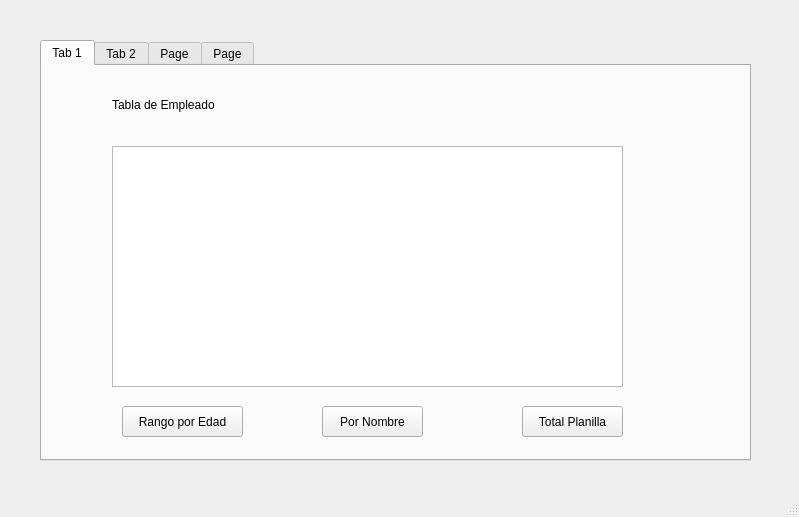
<?xml version="1.0" encoding="UTF-8"?>
<ui version="4.0">
 <class>MainWindow</class>
 <widget class="QMainWindow" name="MainWindow">
  <property name="geometry">
   <rect>
    <x>0</x>
    <y>0</y>
    <width>799</width>
    <height>517</height>
   </rect>
  </property>
  <property name="windowTitle">
   <string>MainWindow</string>
  </property>
  <widget class="QWidget" name="centralwidget">
   <widget class="QTabWidget" name="tabWidget">
    <property name="geometry">
     <rect>
      <x>40</x>
      <y>40</y>
      <width>711</width>
      <height>421</height>
     </rect>
    </property>
    <property name="currentIndex">
     <number>0</number>
    </property>
    <widget class="QWidget" name="tab">
     <attribute name="title">
      <string>Tab 1</string>
     </attribute>
     <widget class="QTableView" name="tabla_empleados">
      <property name="geometry">
       <rect>
        <x>70</x>
        <y>80</y>
        <width>511</width>
        <height>241</height>
       </rect>
      </property>
     </widget>
     <widget class="QPushButton" name="boton_Edad_Rango">
      <property name="geometry">
       <rect>
        <x>80</x>
        <y>340</y>
        <width>121</width>
        <height>31</height>
       </rect>
      </property>
      <property name="text">
       <string>Rango por Edad</string>
      </property>
     </widget>
     <widget class="QPushButton" name="boton_Nombre_Emp">
      <property name="geometry">
       <rect>
        <x>280</x>
        <y>340</y>
        <width>101</width>
        <height>31</height>
       </rect>
      </property>
      <property name="text">
       <string>Por Nombre</string>
      </property>
     </widget>
     <widget class="QPushButton" name="boton_Total_Planilla">
      <property name="geometry">
       <rect>
        <x>480</x>
        <y>340</y>
        <width>101</width>
        <height>31</height>
       </rect>
      </property>
      <property name="text">
       <string>Total Planilla</string>
      </property>
     </widget>
     <widget class="QLabel" name="label">
      <property name="geometry">
       <rect>
        <x>70</x>
        <y>30</y>
        <width>141</width>
        <height>17</height>
       </rect>
      </property>
      <property name="text">
       <string>Tabla de Empleado</string>
      </property>
     </widget>
    </widget>
    <widget class="QWidget" name="tab_2">
     <attribute name="title">
      <string>Tab 2</string>
     </attribute>
     <widget class="QLabel" name="label_2">
      <property name="geometry">
       <rect>
        <x>60</x>
        <y>50</y>
        <width>161</width>
        <height>17</height>
       </rect>
      </property>
      <property name="text">
       <string>Agregar Empleados</string>
      </property>
     </widget>
     <widget class="QPushButton" name="pushButton">
      <property name="geometry">
       <rect>
        <x>240</x>
        <y>120</y>
        <width>171</width>
        <height>91</height>
       </rect>
      </property>
      <property name="text">
       <string>Agregar Empleado</string>
      </property>
     </widget>
    </widget>
    <widget class="QWidget" name="tab_3">
     <attribute name="title">
      <string>Page</string>
     </attribute>
     <widget class="QLabel" name="label_3">
      <property name="geometry">
       <rect>
        <x>40</x>
        <y>30</y>
        <width>161</width>
        <height>17</height>
       </rect>
      </property>
      <property name="minimumSize">
       <size>
        <width>161</width>
        <height>17</height>
       </size>
      </property>
      <property name="text">
       <string>Eliminar Empleados</string>
      </property>
     </widget>
     <widget class="QLabel" name="label_5">
      <property name="geometry">
       <rect>
        <x>120</x>
        <y>130</y>
        <width>101</width>
        <height>31</height>
       </rect>
      </property>
      <property name="text">
       <string>ID empleado: </string>
      </property>
     </widget>
     <widget class="QLineEdit" name="tf_ID_Eliminar">
      <property name="geometry">
       <rect>
        <x>230</x>
        <y>130</y>
        <width>191</width>
        <height>41</height>
       </rect>
      </property>
     </widget>
     <widget class="QPushButton" name="btn_EliminarEmpleado">
      <property name="geometry">
       <rect>
        <x>278</x>
        <y>210</y>
        <width>141</width>
        <height>31</height>
       </rect>
      </property>
      <property name="text">
       <string>Eliminar Empleado</string>
      </property>
     </widget>
    </widget>
    <widget class="QWidget" name="tab_4">
     <attribute name="title">
      <string>Page</string>
     </attribute>
     <widget class="QLabel" name="label_4">
      <property name="geometry">
       <rect>
        <x>20</x>
        <y>30</y>
        <width>161</width>
        <height>17</height>
       </rect>
      </property>
      <property name="text">
       <string>Modficar Empleados</string>
      </property>
     </widget>
     <widget class="QLabel" name="label_6">
      <property name="geometry">
       <rect>
        <x>90</x>
        <y>110</y>
        <width>101</width>
        <height>31</height>
       </rect>
      </property>
      <property name="text">
       <string>ID empleado: </string>
      </property>
     </widget>
     <widget class="QLabel" name="label_7">
      <property name="geometry">
       <rect>
        <x>90</x>
        <y>200</y>
        <width>101</width>
        <height>31</height>
       </rect>
      </property>
      <property name="text">
       <string>Nuevo Sueldo:</string>
      </property>
     </widget>
     <widget class="QLineEdit" name="tf_ID_Modificar">
      <property name="geometry">
       <rect>
        <x>200</x>
        <y>100</y>
        <width>191</width>
        <height>41</height>
       </rect>
      </property>
     </widget>
     <widget class="QLineEdit" name="tf_Update_Sueldo">
      <property name="geometry">
       <rect>
        <x>200</x>
        <y>190</y>
        <width>191</width>
        <height>41</height>
       </rect>
      </property>
     </widget>
     <widget class="QPushButton" name="btn_ModificarEmpleado">
      <property name="geometry">
       <rect>
        <x>248</x>
        <y>270</y>
        <width>141</width>
        <height>41</height>
       </rect>
      </property>
      <property name="text">
       <string>Modificar Empleado</string>
      </property>
     </widget>
    </widget>
   </widget>
  </widget>
  <widget class="QMenuBar" name="menubar">
   <property name="geometry">
    <rect>
     <x>0</x>
     <y>0</y>
     <width>799</width>
     <height>22</height>
    </rect>
   </property>
  </widget>
  <widget class="QStatusBar" name="statusbar"/>
 </widget>
 <resources/>
 <connections/>
</ui>
